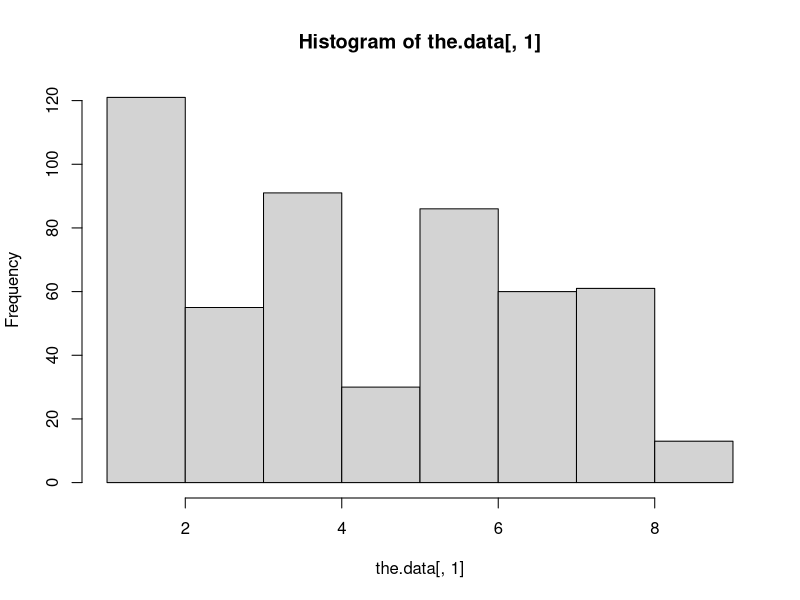
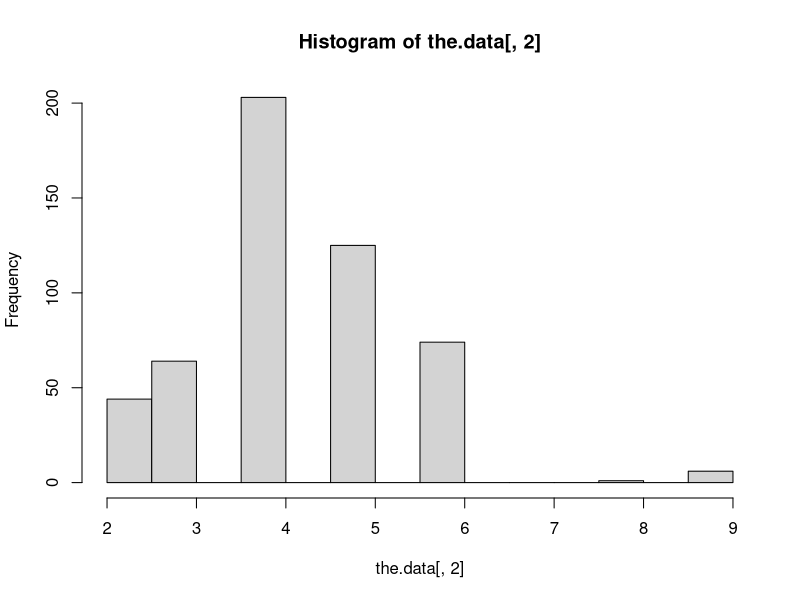

These figures' R source, in order:
the.data = read.table("Forest718.txt")
the.data <- as.matrix(read.table("Forest718.txt"))
hist(the.data[,1])
hist(the.data[,2])
